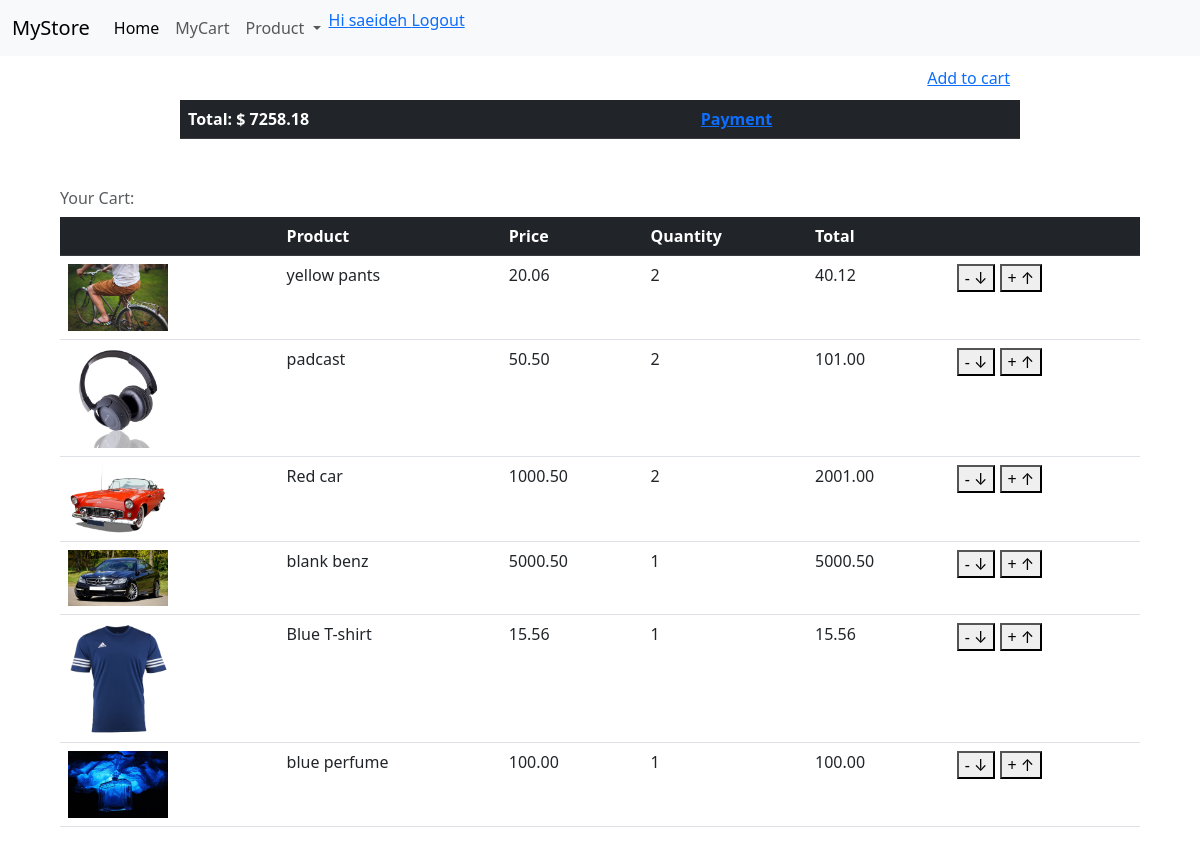
The app's page /cart/ (signed in) with its own data.
### store/models.py (models this page shows, shortened)
class Order(models.Model):
    customer = models.ForeignKey(Customer,null=True,blank=False,
                                  on_delete=models.SET_NULL)
    date_order = models.DateTimeField(auto_now_add=True)
    shipping_address = models.ForeignKey(ShippinAddress, null=True, blank=True,
                                          on_delete=models.SET_NULL)
    @property
    def total_price(self):
        order_items = self.orderitem_set.all()
        total = sum([ item.total_price_item for item in order_items ])
        return total

class OrderItem(models.Model):
    order = models.ForeignKey(Order, on_delete=models.CASCADE)
    product = models.ForeignKey(Product,null=True, blank=False,
                                    on_delete=models.SET_NULL)
    quantity = models.IntegerField()
    @property
    def total_price_item(self):
        return(self.quantity * self.product.price)

class Product(models.Model):
    name = models.CharField(max_length=200)
    descriptin = models.TextField(null=True, blank=True)
    price = models.DecimalField(max_digits=10, decimal_places=2)
    digital = models.BooleanField(default=False)
    comment = models.ForeignKey(Comment, null=True,blank=True, on_delete=models.SET_NULL)
    image = models.ImageField(upload_to = "images", blank=True, null=True)
    create_date = models.DateTimeField(auto_now_add=True, null=True, blank=True)
    update_date = models.DateTimeField(auto_now=True)
    @property
    def imageUrl(self):
        try:
            url =self.image.url
        except:
            url = ''
        return url

### store/views.py (the view, shortened to what this page needs)
# urls.py: path('cart/', views.cart, name="cart"),
def cart(request):
    if request.user.is_authenticated:
        customer = request.user.customer
        order, created = Order.objects.get_or_create(customer=customer)
        order_items = order.orderitem_set.all()
        is_user_login = True
    context = {
        "order_items" : order_items,
        "order" : order,
        "is_user_login" : is_user_login,
    }
    return render(request, "store/cart.html", context)

### store/context_processors.py (called while the page is built)
def check_login(request):
    user = request.user
    is_logged_in = user.is_authenticated
    if is_logged_in:
        first_name = user.first_name
    else:
        first_name =""
    return {
        'is_logged_in': is_logged_in,
        'first_name':first_name ,
            }

### store/templates/store/cart.html (shortened to what this page needs)
{% extends 'store/main.html' %}
{% load static %}
{% block content  %}
 <p style = "width:70%; margin:auto;"> <span style="float: right;padding:10px"><a href="{%url "store"%}">Add to cart</a></span></p>
 <br>
 <section style ="width:70%; margin:auto;">
 <table class="table caption-top">
    <thead class="table-dark">
      <tr>
        <th scope="col">Total: $ {{ order.total_price }} </th>
        <th scope="col"><a href="{%url "payment"%}">Payment</a></th>
      </tr>
    </thead>
  </table>
</section>
<br>
<section style ="width:90%; margin:auto;">
<table class="table caption-top">
    <caption>Your Cart:</caption>
    <thead class="table-dark">
      <tr>
        <th scope="col"></th>
        <th scope="col">Product</th>
        <th scope="col">Price</th>
        <th scope="col">Quantity</th>
        <th scope="col">Total</th>
        <th scope="col"></th>
      </tr>
    </thead>
    <tbody>
        {%   for order_item in order_items %}
        <tr>
          <th scope="row"><img src="{{order_item.product.imageUrl}}" width="100" alt="{{order_item.product.name}}"></th>
          <td>{{order_item.product.name}}</td>
          <td>{{order_item.product.price}}</td>
          <td>{{order_item.quantity}}</td>
          <td>{{order_item.total_price_item}}</td>
          <td>
          <form method="POST">
            <span ><button type="submit" name="change_quantity" value="minus">- &#x2193;</button> </span>
            <span><button type="submit" name="change_quantity" value="plus">+ &#x2191;</button></span>
          </form>
         </td>
        </tr>
        {% endfor %}
    </tbody>
  </table>
</section>
{% endblock content  %}

### store/templates/store/main.html (shortened to what this page needs)
{% load static %}
<html lang="en">
<head>
    <link href="https://cdn.jsdelivr.net/npm/bootstrap@5.3.0-alpha3/dist/css/bootstrap.min.css"
     rel="stylesheet">
</head>
<body>
    {% block navbar %}
        <nav class="navbar navbar-expand-lg bg-body-tertiary">
            <div class="container-fluid">
            <a class="navbar-brand" href="#">MyStore</a>
            <div class="collapse navbar-collapse" id="navbarSupportedContent">
                <ul class="navbar-nav me-auto mb-2 mb-lg-0">
                <li class="nav-item">
                    <a class="nav-link active" aria-current="page" href="{% url "store" %}">Home</a>
                </li>
                <li class="nav-item">
                    <a class="nav-link" href="{% url "cart" %}">MyCart</a>
                </li>
                <li class="nav-item dropdown">
                    <a class="nav-link dropdown-toggle" href="#" role="button" data-bs-toggle="dropdown" aria-expanded="false">
                    Product
                    </a>
                </li>
                <li class="nav-item">
                  {% if is_logged_in %}
                    <a href="{% url 'logout' %}">Hi {{first_name}} Logout</a>
                  {% else %}
                    <a href="{% url 'login' %}">Login</a>
                  {% endif %}</a>
                </li>
                </ul>
            </div>
            </div>
        </nav>
    {% endblock navbar %}
    {%block content%}
    {%endblock content%}
</body>
</html>

### records on screen
Order: total_price "7258.18"
OrderItem: product.imageUrl (picture), product.name "yellow pants", product.price "20.06", quantity "2", total_price_item "40.12"
OrderItem: product.imageUrl (picture), product.name "padcast", product.price "50.50", quantity "2", total_price_item "101.00"
OrderItem: product.imageUrl (picture), product.name "Red car", product.price "1000.50", quantity "2", total_price_item "2001.00"
OrderItem: product.imageUrl (picture), product.name "blank benz", product.price "5000.50", quantity "1", total_price_item "5000.50"
OrderItem: product.imageUrl (picture), product.name "Blue T-shirt", product.price "15.56", quantity "1", total_price_item "15.56"
OrderItem: product.imageUrl (picture), product.name "blue perfume", product.price "100.00", quantity "1", total_price_item "100.00"

### other values on screen
{{ first_name }} "saeideh"
